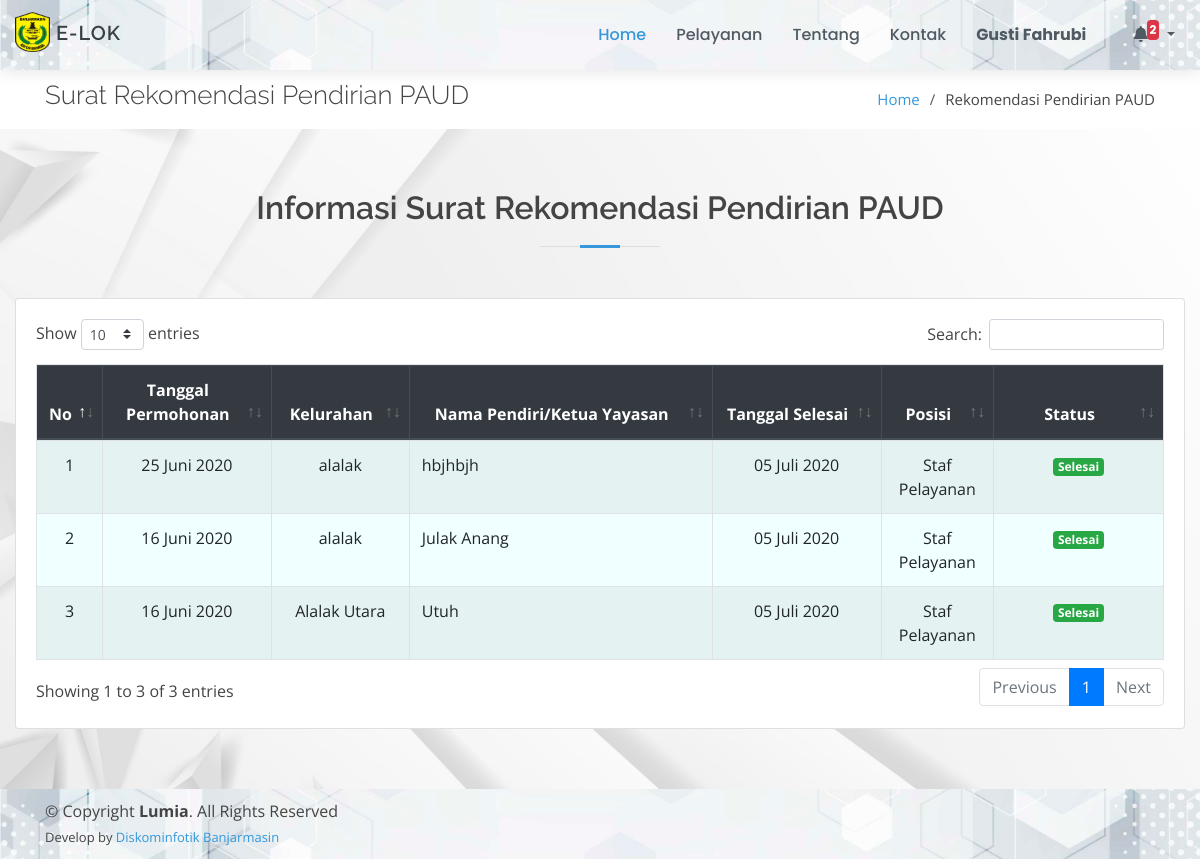
Page /page/rekomendasi-pendirian-paud/index.php (signed in) on the committed database.
### tables this page shows
CREATE TABLE `rekomendasi_pendirian_paud` (
  `id_rpp` int(11) NOT NULL,
  `tgl_permohonan` date NOT NULL,
  `kelurahan` varchar(50) NOT NULL,
  `nama_pendiri` varchar(50) NOT NULL,
  `alamat` text NOT NULL,
  `nama_sekolah` text NOT NULL,
  `alamat_sekolah` text NOT NULL,
  `keterangan` text,
  `tgl_selesai` date DEFAULT NULL,
  `id_posisi` int(11) NOT NULL,
  `status` varchar(30) NOT NULL
);

CREATE TABLE `posisi_berkas` (
  `id_posisi` int(11) NOT NULL,
  `posisi` text NOT NULL
);

### config/config.php (called while the page is built, shortened)
<?php
function base_url($url = null)
{
	$base_url = "http://localhost/layanan-kecamatan";
	if ($url != null) {
		return $base_url . "/" . $url;
	} else {
		return $base_url;
	}
}
$no = 1;

### config/bulan.php (called while the page is built, shortened)
<?php
$bln = array(
    '01' => 'Januari',
    '02' => 'Februari',
    '03' => 'Maret',
    '04' => 'April',
    '05' => 'Mei',
    '06' => 'Juni',
    '07' => 'Juli',
    '08' => 'Agustus',
    '09' => 'September',
    '10' => 'Oktober',
    '11' => 'November',
    '12' => 'Desember'
);

### page/rekomendasi-pendirian-paud/index.php (the view, shortened to what this page needs)
<!DOCTYPE html>
<html lang="en">
<?php
include_once "../../config/config.php";
include_once "../../config/bulan.php";
include_once "../../template/ui/head.php";
?>
<body>
    <?php include_once "../../template/ui/header.php"; ?>
    <main id="main">
        <section id="breadcrumbs" class="breadcrumbs">
            <div class="container">
                <div class="d-flex justify-content-between align-items-center">
                    <h2>Surat Rekomendasi Pendirian PAUD</h2>
                    <ol>
                        <li><a href="<?= base_url(); ?>">Home</a></li>
                        <li>Rekomendasi Pendirian PAUD</li>
                    </ol>
                </div>
            </div>
        </section>
        <section id="services" class="services graform">
            <div class="container-fluid">
                <div class="section-title">
                    <h2>Informasi Surat Rekomendasi Pendirian PAUD</h2>
                </div>
                <div class="row">
                    <div class="col-md-12">
                        <div class="card">
                            <div class="card-body">
                                <div class="table-responsive">
                                    <table class="table table-bordered table-striped" id="example1">
                                        <thead class="thead-dark">
                                            <tr align="center">
                                                <th>No</th>
                                                <th>Tanggal Permohonan</th>
                                                <th>Kelurahan</th>
                                                <th>Nama Pendiri/Ketua Yayasan</th>
                                                <th>Tanggal Selesai</th>
                                                <th>Posisi</th>
                                                <th>Status</th>
                                            </tr>
                                        </thead>
                                        <tbody style="background-color: azure">
                                            <?php
                                            $data = $koneksi->query("SELECT * FROM rekomendasi_pendirian_paud ORDER BY id_rpp DESC");
                                            foreach ($data as $row) {
                                                $po = $koneksi->query("SELECT * FROM posisi_berkas WHERE id_posisi = '$row[id_posisi]'")->fetch_array();
                                            ?>
                                                <tr align="center">
                                                    <td width="5%"><?= $no++; ?></td>
                                                    <td width="15%">
                                                        <?=
                                                            date('d', strtotime($row['tgl_permohonan'])) . " " .
                                                                $bln[date('m', strtotime($row['tgl_permohonan']))] . " " .
                                                                date('Y', strtotime($row['tgl_permohonan']));
                                                        ?>
                                                    </td>
                                                    <td><?= $row['kelurahan'] ?></td>
                                                    <td align="left"><?= $row['nama_pendiri'] ?></td>
                                                    <td width="15%">
                                                        <?php
                                                        if ($row['tgl_selesai']) {
                                                            echo
                                                                date('d', strtotime($row['tgl_selesai'])) . " " .
                                                                    $bln[date('m', strtotime($row['tgl_selesai']))] . " " .
                                                                    date('Y', strtotime($row['tgl_selesai']));
                                                        } else {
                                                            echo "-";
                                                        }
                                                        ?>
                                                    </td>
                                                    <td width="10%"><?= $po['posisi'] ?></td>
                                                    <td width="15%">
                                                        <?php
                                                        if ($row['status'] == "Belum Diproses") {
                                                            echo "<span class='badge badge-danger'>" . $row['status'] . "</span>";
                                                        } elseif ($row['status'] == "Dalam Proses") {
                                                            echo "<span class='badge badge-warning'>" . $row['status'] . "</span>";
                                                        } else {
                                                            echo "<span class='badge badge-success'>" . $row['status'] . "</span>";
                                                        }
                                                        ?>
                                                    </td>
                                                </tr>
                                            <?php } ?>
                                        </tbody>
                                    </table>
                                </div>
                            </div>
                        </div>
                    </div>
                </div>
            </div>
        </section>
    </main>
    <?php include_once "../../template/ui/footer.php"; ?>
</body>
</html>

### assets/ui/assets/css/style.css (style rules this page uses)
body { font-family: "Open Sans", sans-serif; color: #444444; }
a { color: #3498db; }
h1, h2, h3, h4, h5, h6 { font-family: "Raleway", sans-serif; }
section { padding: 60px 0; }
.section-title { text-align: center; padding-bottom: 30px; }
.section-title h2 { font-size: 32px; font-weight: 600; margin-bottom: 20px; padding-bottom: 20px; position: relative; }
.section-title h2::before { content: ''; position: absolute; display: block; width: 120px; height: 1px; background: #ddd; bottom: 1px; left: calc(50% - 60px); }
.section-title h2::after { content: ''; position: absolute; display: block; width: 40px; height: 3px; background: #3498db; bottom: 0; left: calc(50% - 20px); }
.breadcrumbs { padding: 10px 0; margin-top: 70px; background-color: #fff; }
.breadcrumbs h2 { font-size: 26px; font-weight: 300; }
.breadcrumbs ol { display: flex; flex-wrap: wrap; list-style: none; padding: 0; margin: 0; font-size: 15px; }
.breadcrumbs ol li+li { padding-left: 10px; }
.breadcrumbs ol li+li::before { display: inline-block; padding-right: 10px; color: #4f5a62; content: "/"; }
.graform { background: url('../../../bg-cover/putih2.jpg') center center no-repeat; background-size: cover; position: relative; }

### rows in the picture
rekomendasi_pendirian_paud: tgl_permohonan "25", tgl_permohonan "Juni", tgl_permohonan "2020", kelurahan "alalak", nama_pendiri "hbjhbjh", tgl_selesai "05", tgl_selesai "Juli", tgl_selesai "2020", id_posisi.posisi "Staf Pelayanan", status "Selesai"
rekomendasi_pendirian_paud: tgl_permohonan "16", tgl_permohonan "Juni", tgl_permohonan "2020", kelurahan "alalak", nama_pendiri "Julak Anang", tgl_selesai "05", tgl_selesai "Juli", tgl_selesai "2020", id_posisi.posisi "Staf Pelayanan", status "Selesai"
rekomendasi_pendirian_paud: tgl_permohonan "16", tgl_permohonan "Juni", tgl_permohonan "2020", kelurahan "Alalak Utara", nama_pendiri "Utuh", tgl_selesai "05", tgl_selesai "Juli", tgl_selesai "2020", id_posisi.posisi "Staf Pelayanan", status "Selesai"

### other values in the picture
$_SESSION['nama'] "Gusti Fahrubi"
$jmltotal "2"
